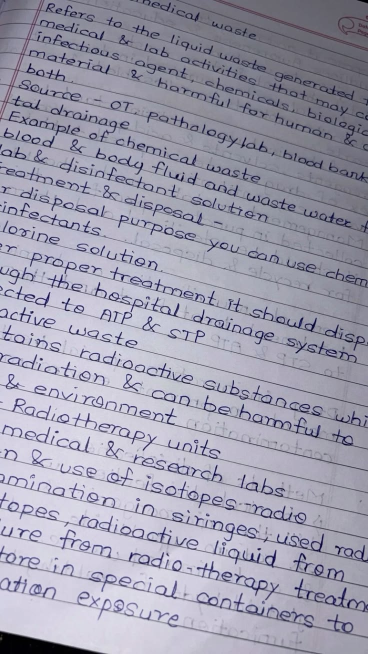
#> input picture writen.jpg, 736 x 1308 px (shown at 1/2 size)
$ jupyter execute --allow-errors 'Ex 12-Copy1.ipynb'
#> lines starting #> are read from the running program, lines starting #| are printed output that depends on the picture; after the words box and inside, x2 and y2 are one past the last pixel; in counts of white or black regions, pixels touching at a corner belong together
### EXP-12 -PROJECT: Face Detection with Haar Cascades
### Name:- Roshan V
### Reg NO:-212225240039

[cell 1]
import cv2
import matplotlib.pyplot as plt

print("OpenCV version:", cv2.__version__)

[cell 2]
import cv2
print(cv2.__version__)

[cell 3]
config_file = 'deploy.prototxt'
weights = 'mobilenet_iter_73000.caffemodel'

#> (the rest of this cell did not finish here and is left out)

[cell 4]
import cv2
import numpy as np
import matplotlib.pyplot as plt

[cell 5]
# Step 1: Read the image and convert the image into RGB
image = cv2.imread('pond.png')  # Replace with your image path
#> (the rest of this cell did not finish here and is left out)

#> (a cell that did not finish here is left out)

#> (a cell that did not finish here is left out)

#> (a cell that did not finish here is left out)

#> (a cell that did not finish here is left out)

[cell 10]
import cv2
import numpy as np
import matplotlib.pyplot as plt

[cell 11]
# Step 1: Read the image and convert it to RGB for displaying
image = cv2.imread('writen.jpg')  # Replace with your actual image file path
#> image is the input picture: shape (1308, 736, 3); mean B, G, R 174.4, 157.4, 158.8
image_rgb = cv2.cvtColor(image, cv2.COLOR_BGR2RGB)  # Convert BGR to RGB

[cell 12]
# Original Image
plt.imshow(image_rgb)
plt.title("Original Image")
plt.axis('off')

[cell 13]
# Step 2: Convert the image to grayscale
gray_image = cv2.cvtColor(image, cv2.COLOR_BGR2GRAY)  # Convert to grayscale
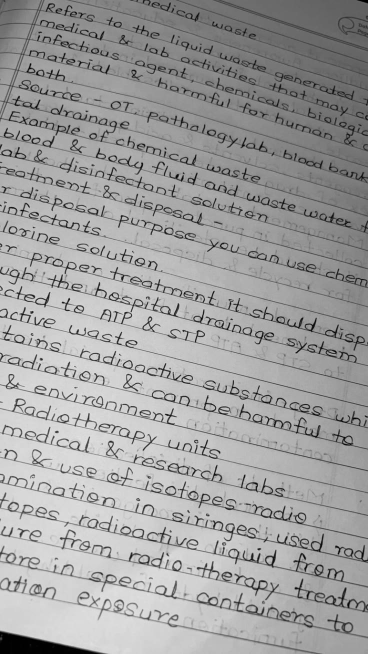
#> gray_image: shape (1308, 736) (shown at 1/2 size); min 0, max 234, mean 159.7

[cell 14]
# Step 3: Apply Gaussian blur to reduce noise
blurred_image = cv2.GaussianBlur(gray_image, (5, 5), 0)  # Apply Gaussian blur (5x5 kernel)

[cell 15]
# Step 5: Use Canny edge detector to find edges
edges = cv2.Canny(blurred_image, 50, 150)  # Detect edges using Canny (thresholds 50 and 150)
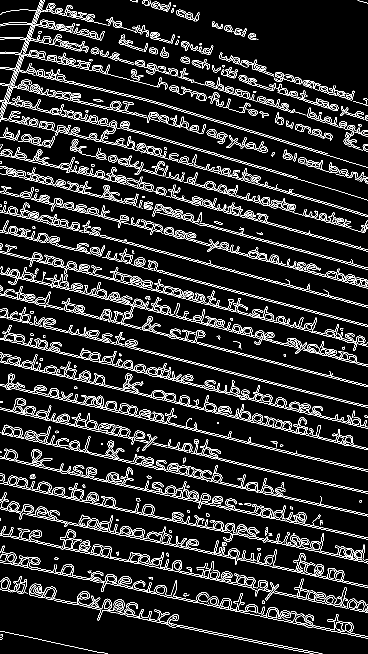
#> edges: shape (1308, 736) (shown at 1/2 size); 10% white in thin lines or dots

[cell 16]
# Canny Edge Detection
plt.imshow(edges, cmap='gray')
plt.title("Canny Edge Detection")
plt.axis('off')

[cell 17]
# Step 6: Find contours in the edged image
contours, _ = cv2.findContours(edges, cv2.RETR_EXTERNAL, cv2.CHAIN_APPROX_SIMPLE)
#> contours = 705 contours, 354 with area under 20; largest, box (x1, y1, x2, y2) and area: (208, 772, 707, 892) 3811, (0, 747, 736, 943) 3040, (232, 717, 710, 847) 2974, (22, 1059, 364, 1144) 2378, (0, 534, 217, 600) 1576

[cell 18]
# Step 7: Filter contours based on area and draw bounding boxes
result_image = image.copy()  # Create a copy of the original image to draw bounding boxes
for contour in contours:
    if cv2.contourArea(contour) > 50:  # Filter out small areas
        x, y, w, h = cv2.boundingRect(contour)  # Get the bounding box for the contour
        cv2.rectangle(result_image, (x, y), (x + w, y + h), (0, 255, 0), 2)  # Draw the rectangle
#> this loop made 705 passes
#> (x, y, w, h) on passes 4, 10, 15, 17, 18, 19, 23, 24, 33, 36, 38, 40: (671, 1244, 33, 20), (536, 1218, 19, 18), (494, 1212, 18, 11), (239, 1205, 406, 102), (230, 1202, 16, 15), (698, 1201, 31, 21), (420, 1196, 14, 13), (652, 1194, 15, 13), (108, 1183, 141, 58), (312, 1173, 18, 15), (61, 1171, 12, 17), (58, 1167, 95, 39)
#> contour on passes 11, 13, 16, 26, 35, 46: [[240, 1218], [239, 1219], [237, 1219], [239, 1219]], [[693, 1213]], [[416, 1205], [416, 1206], [417, 1207], [417, 1206]], [[342, 1192]], [[78, 1175], [78, 1179], [77, 1180], [78, 1180]], [[492, 1157]]
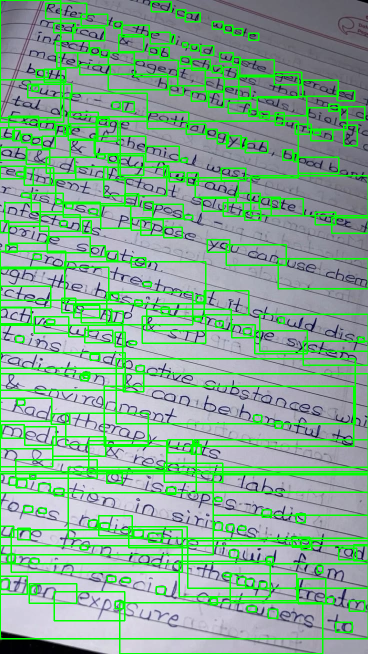
#> result_image: shape (1308, 736, 3) (shown at 1/2 size); 15.42% of pixels changed, all inside (x1, y1, x2, y2) = (0, 0, 736, 1308)

[cell 19]
# Handwriting Detection Result
plt.imshow(cv2.cvtColor(result_image, cv2.COLOR_BGR2RGB))
plt.title("Handwriting Detection")
plt.axis('off')

[cell 20]
import cv2
import numpy as np
import matplotlib.pyplot as plt

[cell 21]
config_file = 'deploy.prototxt'  # Path to the config file
weights = 'mobilenet_iter_73000.caffemodel'  # Path to the weights file

#> (a cell that did not finish here is left out)

[cell 23]
# Step 4: Create a class label and print the same
class_labels = {0: 'background', 1: 'aeroplane', 2: 'bicycle', 3: 'bird', 4: 'boat',
                5: 'bottle', 6: 'bus', 7: 'car', 8: 'cat', 9: 'chair', 10: 'cow', 11: 'diningtable',
                12: 'dog', 13: 'horse', 14: 'motorbike', 15: 'person', 16: 'pottedplant', 17: 'sheep',
                18: 'sofa', 19: 'train', 20: 'tvmonitor'}

[cell 24]
image = cv2.imread('cate.jpg')
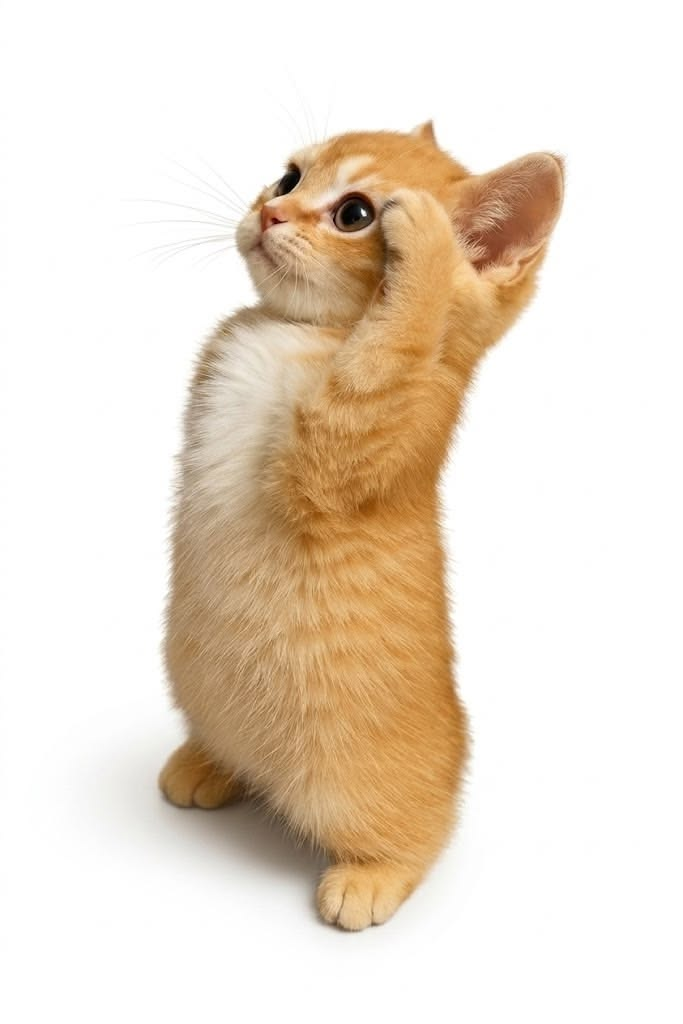
#> input picture cate.jpg, 683 x 1024 px
#> image is the input picture: shape (1024, 683, 3); mean B, G, R 207.9, 222.8, 235.5

if image is None:
    print("ERROR: Image not found!")
else:
    (h, w) = image.shape[:2]
#> h = 1024; w = 683
    print("Image loaded successfully!")
    print("Width:", w)
#| Width: 683
    print("Height:", h)
#| Height: 1024

[cell 25]
# Convert image to RGB for displaying with Matplotlib
image_rgb = cv2.cvtColor(image, cv2.COLOR_BGR2RGB)
#> image_rgb: shape (1024, 683, 3)
